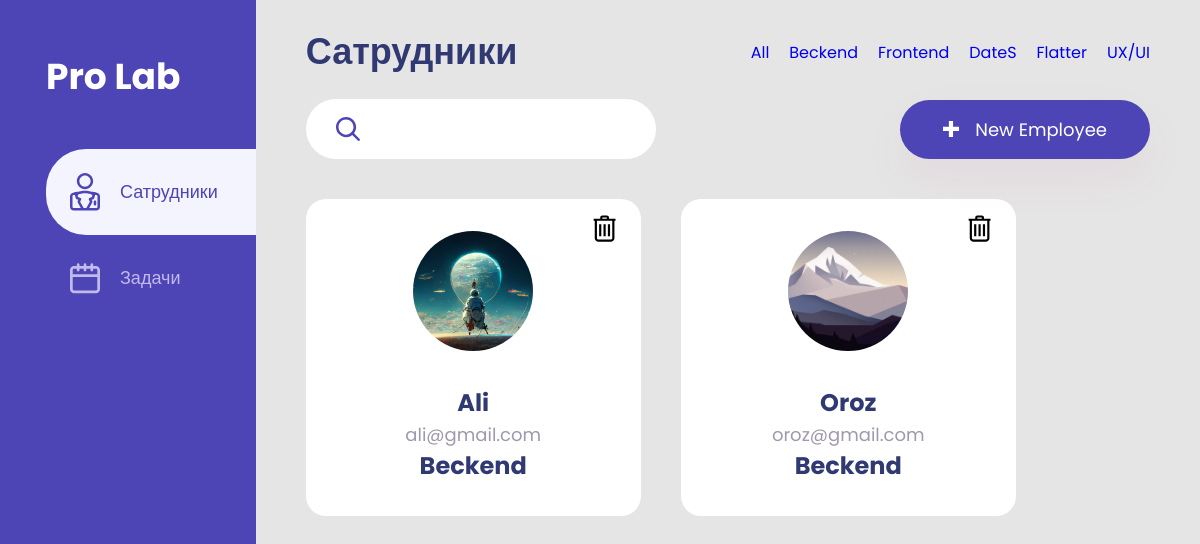
The app's page /?catigori=Beckend with its own data.
### main/models.py (models this page shows, shortened)
class Catigori_woork(models.Model):
    name = models.CharField(verbose_name=("Названия катигория"), max_length=50)
    def __str__(self) -> str:
        return self.name
    class Meta:
        verbose_name = "Катигория"
        verbose_name_plural = "Катигории"

class Sotrudnic(models.Model):
    img = models.ImageField(
        upload_to="Woor", verbose_name="Изображения сотрудника",
    )
    name = models.CharField(verbose_name="Имя", max_length=60)
    email = models.EmailField(verbose_name=("email"), max_length=254)
    jod = models.ForeignKey(
        to=Catigori_woork, on_delete=models.CASCADE, related_name="Sotrudnnic"
    )
    class Meta:
        verbose_name = "Сатрудник"
        verbose_name_plural = "Сатрудники"

### main/views.py (the view)
# urls.py: path("", index, name="home"),
def index(req):
    form = SotrudnicForm()
    if req.method == "POST":
        create(req)
    work = Sotrudnic.objects.all()
    deliteOk = req.GET.get("deliteOk", None)
    if deliteOk:
        id_del = Sotrudnic.objects.get(pk=deliteOk)
        id_del.delete()
        return redirect("home")
    sorch_work = req.GET.get("sorch", 0)
    if sorch_work:
        work = Sotrudnic.objects.filter(name__icontains=sorch_work)
    catigori_work = req.GET.get("catigori", 0)
    if catigori_work:
        work = Sotrudnic.objects.filter(jod_id__name__icontains=catigori_work)
    page = int(req.GET.get("page", 1))
    page_size = int(req.GET.get("page_size", 8))
    pagin = Paginator(work, page_size)
    work = pagin.get_page(page)
    if not catigori_work:
        catigori_work = 0
    return render(
        req,
        "components/workers.html",
        {
            "h1": "Сатрудники",
            "activ": False,
            "img_user": work,
            "catigori": Catigori_woork.objects.all(),
            "catigori_peng": catigori_work,
            "form": form,
        },
    )

### main/forms.py
class SotrudnicForm(forms.ModelForm):
    def __init__(self,*args, **kwargs) -> None:
        super().__init__(*args,**kwargs)
        self.fields['jod'].empty_label = 'Не выбранно'
    class Meta:
        model = Sotrudnic
        fields = ('img','name','email','jod',)
        labels = {
            "jod": ("должность"),
        }
        widgets = {
            'name':forms.TextInput(attrs={'calass':'input-name'}),
            'email':forms.TextInput(attrs={'calass':'input-name'}),
        }

### main/templatetags/carts.py (called while the page is built)
@register.simple_tag()
def get_all_worker():
    return Sotrudnic.objects.all()

### main/templates/components/workers.html (shortened to what this page needs)
{% extends "index.html" %}
{% load static %}
{% block catigori %}
    <a href="/?catigori=">All</a>
    {% for i in catigori %}
        <a href="/?catigori={{i.name}}">{{i.name}} </a>
    {% endfor %}
{% endblock catigori %}
{% block add %}
    <button class='foggel-form'><img src="{% static 'img/+.svg' %}" alt="+"> New Employee</button>
{% endblock add %}
{% block sorch %}
    <form action="{% url "home" %}" method="get">
        <input type="text" name='sorch'>
        <button type="submit"><img src="{% static 'img/sorch.svg' %}" alt="sorch"></button>
    </form>
{% endblock sorch %}
{% block main %}
    {% include "components/carts.html" %}
{% endblock main %}

### main/templates/components/carts.html (shortened to what this page needs)
{% load carts %}
{% load static %}
<div class="cart">
  {% for user in img_user %}
    <div class="blok">
      <div id="top">
        <img src="{{ user.img.url }}" alt="user" />
      </div>
      <div id="bottom">
        <h4>{{ user.name }}</h4>
        <span>{{ user.email }}</span>
        <h3>{{ user.jod }}</h3>
      </div>
      <div class="delite-a">
        <button value="{{ user.id }} {{user.name}}">
        </button>
      </div>
    </div>
  {% endfor %}
</div>

### static/css/style.css (style rules this page uses)
* { padding: 0; margin: 0; box-sizing: border-box; font-family: "Poppins", sans-serif; }
button { cursor: pointer; }
body { display: flex; }
a { text-decoration: none; }

### records on screen
Catigori_woork: name "Beckend"
Catigori_woork: name "Frontend"
Catigori_woork: name "DateS"
Catigori_woork: name "Flatter"
Catigori_woork: name "UX/UI"
Sotrudnic: img (placeholder picture), name "Ali", email "ali@gmail.com", jod "Beckend"
Sotrudnic: img (picture), name "Oroz", email "oroz@gmail.com", jod "Beckend"

### other values on screen
{{ h1 }} "Сатрудники"
